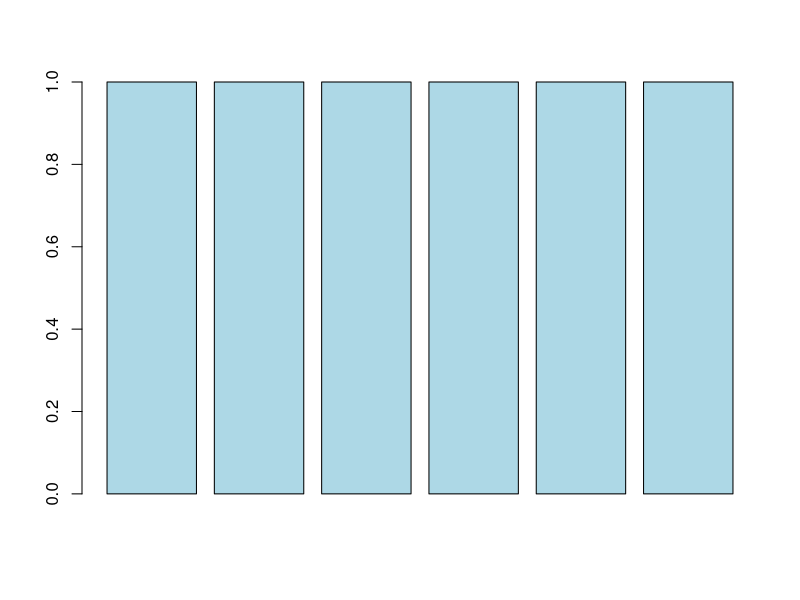
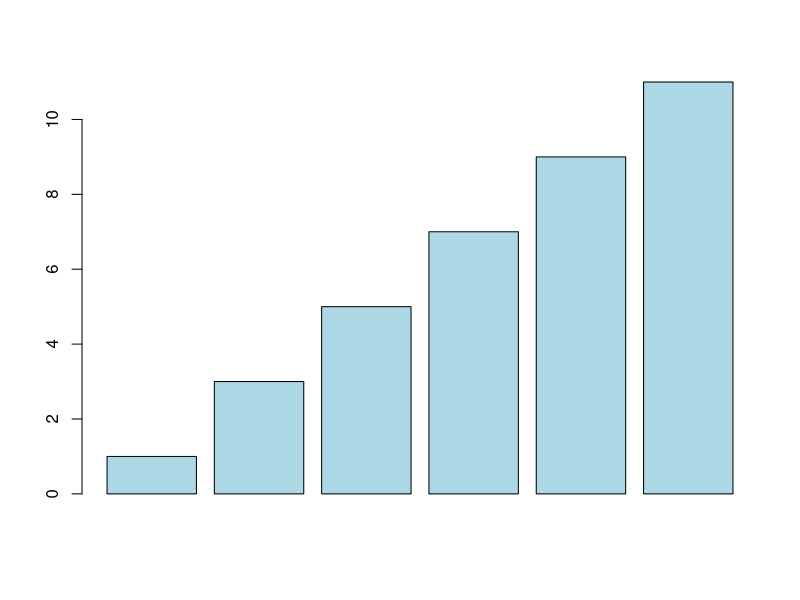
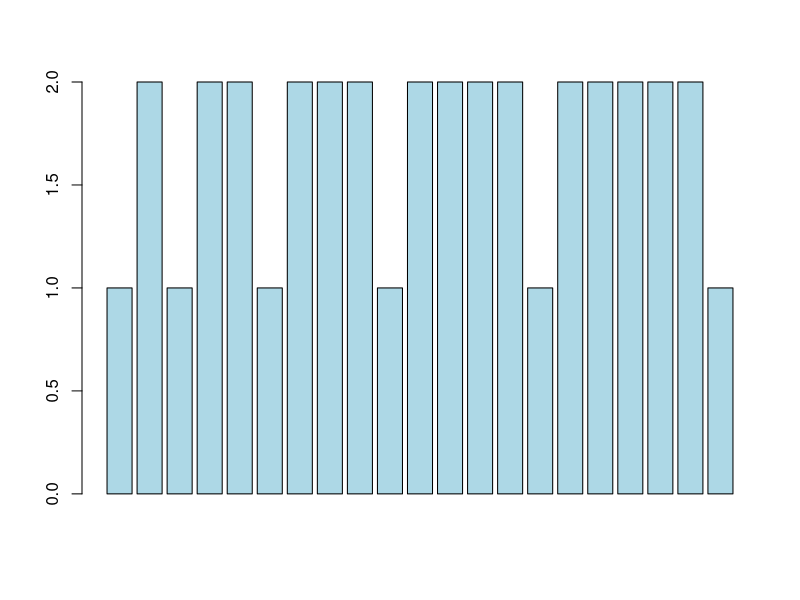
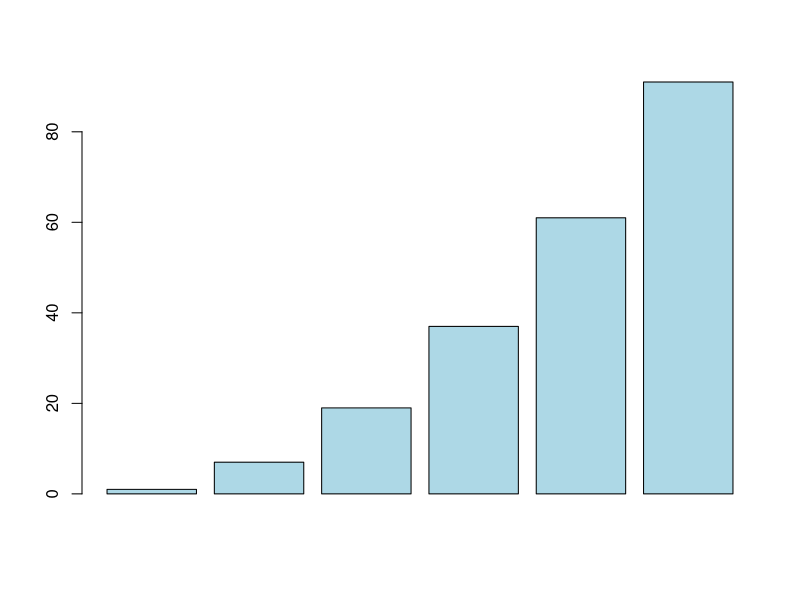
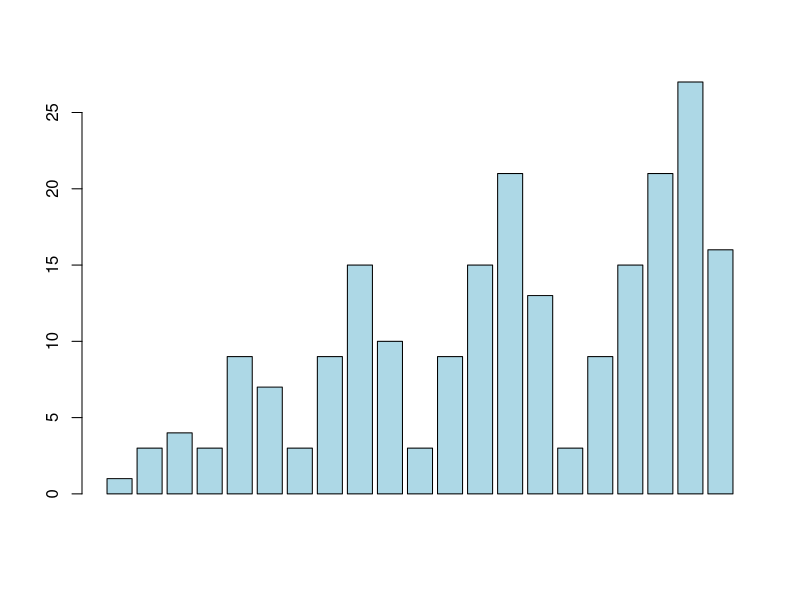
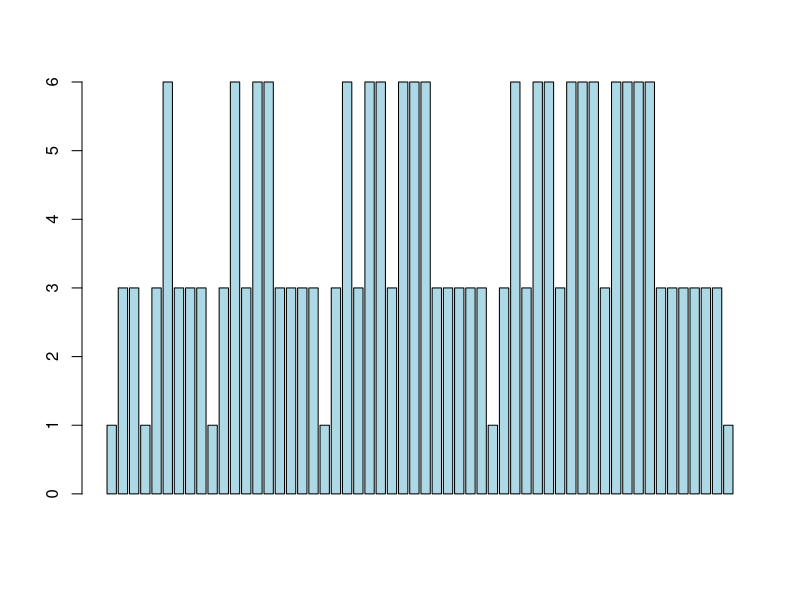
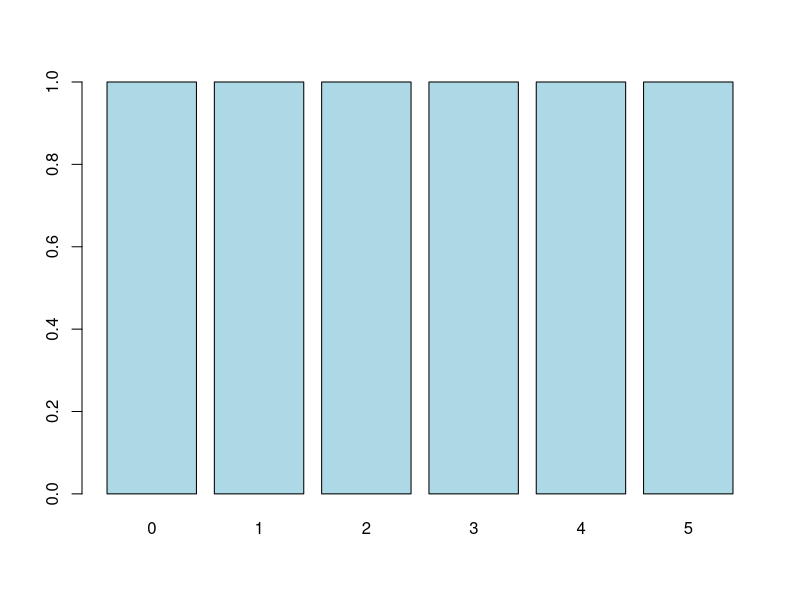
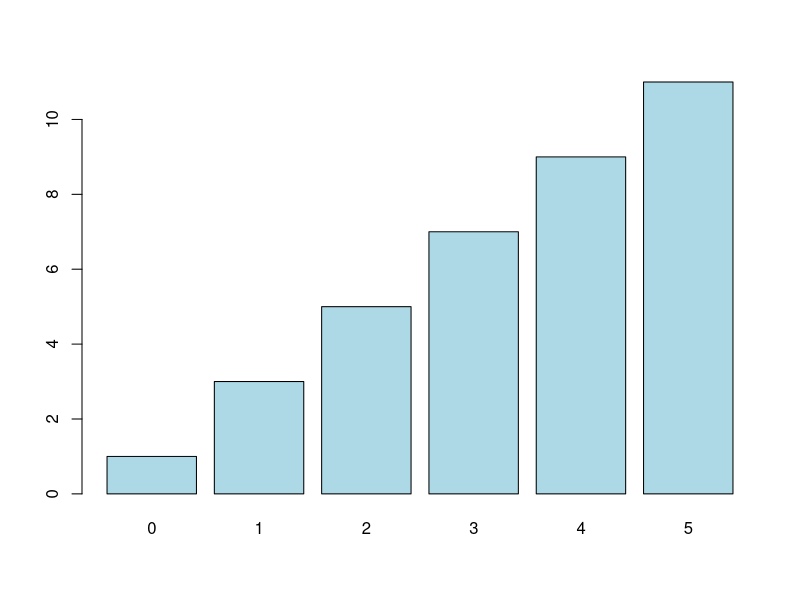

Write the R code that produced these figures, in order. (Note: this script raises an error after producing the figures.)

# Random variable X ordenado por combinaciones 1-1, 2-1, 2-2, ....

# ALL PMF GRAPHS
set.seed(1)

pmfrvX11 <- c(1, 1, 1, 1, 1, 1)
barplot(pmfrvX11, col="light blue")

pmfrvX21 <- c(1, 3, 5, 7, 9, 11)
barplot(pmfrvX21, col="light blue")

pmfrvX22 <- c(1, 2, 1, 2, 2, 1, 2, 2, 2, 1, 2, 2, 2, 2, 1, 2, 2, 2, 2, 2, 1)
barplot(pmfrvX22, col="light blue")

pmfrvX31 <- c(1, 7, 19, 37, 61, 91)
barplot(pmfrvX31, col="light blue")

pmfrvX32 <- c(1, 3, 4, 3, 9, 7, 3, 9, 15, 10, 3, 9, 15, 21, 13, 3, 9, 15, 21, 27, 16)
barplot(pmfrvX32, col="light blue")

pmfrvX33 <- c(1, 3, 3, 1, 3, 6, 3, 3, 3, 1, 3, 6, 3, 6, 6, 3, 3, 3, 3, 1, 3, 6, 3, 6, 6, 3, 6, 6, 6, 3, 3, 3, 3, 3, 1, 3, 6, 3, 6, 6, 3, 6, 6, 6, 3, 6, 6, 6, 6, 3, 3, 3, 3, 3, 3, 1)
barplot(pmfrvX33, col="light blue")

# 1-1
rvx11 <- c(0, 1, 2, 3, 4, 5)
barplot(table(rvx11), col="light blue")

#2-1
rvx21 <- c(0, 1, 1, 1, 2, 2, 2, 2, 2, 3, 3, 3, 3, 3, 3, 3, 4, 4, 4, 4, 4, 4, 4, 4, 4, 5, 5, 5, 5, 5, 5, 5, 5, 5, 5, 5)
barplot(table(rvx21), col="light blue")

#2-2
rvx22 <- c(0, 1, 1, 2, 3, 3, 4, 4, 5, 6, 6, 7, 7, 8, 8, 9, 10, 10, 11, 11, 12, 12, 13, 13, 14, 15, 15, 16, 16, 17, 17, 18, 18, 19, 19, 20)
barplot(table(rvx22), col="light blue")

#3-2
barplot(table(rvx31), col="light blue")

rvx32 <- c(0, 1, 1, 1, 2, 2, 2, 2, 3, 3, 3, 4, 4, 4, 4, 4, 4, 4, 4, 4, 5, 5, 5, 5, 5, 5, 5, 6, 6, 6, 7, 7, 7, 7, 7, 7, 7, 7, 7, 8, 8, 8, 8, 8, 8, 8, 8, 8, 8, 8, 8, 8, 8, 8, 9, 9, 9, 9, 9, 9, 9, 9, 9, 9, 10, 10, 10, 11, 11, 11, 11, 11, 11, 11, 11, 11, 12, 12, 12, 12, 12, 12, 12, 12, 12, 12, 12, 12, 12, 12, 12, 13, 13, 13, 13, 13, 13, 13, 13, 13, 13, 13, 13, 13, 13, 13, 13, 13, 13, 13, 13, 13, 14, 14, 14, 14, 14, 14, 14, 14, 14, 14, 14, 14, 14, 15, 15, 15, 16, 16, 16, 16, 16, 16, 16, 16, 16, 17, 17, 17, 17, 17, 17, 17, 17, 17, 17, 17, 17, 17, 17, 17, 18, 18, 18, 18, 18, 18, 18, 18, 18, 18, 18, 18, 18, 18, 18, 18, 18, 18, 18, 18, 18, 19, 19, 19, 19, 19, 19, 19, 19, 19, 19, 19, 19, 19, 19, 19, 19, 19, 19, 19, 19, 19, 19, 19, 19, 19, 19, 19, 20, 20, 20, 20, 20, 20, 20, 20, 20, 20, 20, 20, 20, 20, 20, 20)
barplot(table(rvx32), col="light blue")

#3-3
rvx33 <- c(0, 1, 1, 1, 2, 2, 2, 3, 4, 4, 4, 5, 5, 5, 5, 5, 5, 6, 6, 6, 7, 7, 7, 8, 8, 8, 9, 10, 10, 10, 11, 11, 11, 11, 11, 11, 12, 12, 12, 13, 13, 13, 13, 13, 13, 14, 14, 14, 14, 14, 14, 15, 15, 15, 16, 16, 16, 17, 17, 17, 18, 18, 18, 19, 20, 20, 20, 21, 21, 21, 21, 21, 21, 22, 22, 22, 23, 23, 23, 23, 23, 23, 24, 24, 24, 24, 24, 24, 25, 25, 25, 26, 26, 26, 26, 26, 26, 27, 27, 27, 27, 27, 27, 28, 28, 28, 28, 28, 28, 29, 29, 29, 30, 30, 30, 31, 31, 31, 32, 32, 32, 33, 33, 33, 34, 35, 35, 35, 36, 36, 36, 36, 36, 36, 37, 37, 37, 38, 38, 38, 38, 38, 38, 39, 39, 39, 39, 39, 39, 40, 40, 40, 41, 41, 41, 41, 41, 41, 42, 42, 42, 42, 42, 42, 43, 43, 43, 43, 43, 43, 44, 44, 44, 45, 45, 45, 45, 45, 45, 46, 46, 46, 46, 46, 46, 47, 47, 47, 47, 47, 47, 48, 48, 48, 48, 48, 48, 49, 49, 49, 50, 50, 50, 51, 51, 51, 52, 52, 52, 53, 53, 53, 54, 54, 54, 55)
barplot(table(rvx33), col="light blue")

pmfrvX43 <- c(1, 4, 6, 5, 4, 12, 16, 6, 18, 9, 4, 12, 16, 12, 36, 28, 6, 18, 30, 13, 4, 12, 16, 12, 36, 28, 12, 36, 60, 40, 6, 18, 30, 42, 17, 4, 12, 16, 12, 36, 28, 12, 36, 60, 40, 12, 36, 60, 84, 52, 6, 18, 30, 42, 54, 21)
barplot(pmfrvX43, col="light blue")

#4-2
cumsumrvX42 <- c(0, 1, 5, 16, 20, 48, 81, 85, 113, 189, 256, 260, 288, 364, 512, 625, 629, 657, 733, 881, 1125, 1296, 1296) / 1296
plot(cumsumrvX42, type='s', add=TRUE)
barplot(cumsumrvX42, col="light blue")

#4-3
plot(cumsumrvX43, type='s')
barplot(table(cumsumrvX43), col="light blue")

#4-4
barplot(table(cumsumrvX44), col="light blue")


#5-4
pmfrvX54 <- c(1, 5, 10, 10, 6, 5, 20, 30, 25, 10, 30, 40, 10, 30, 11, 5, 20, 30, 25, 20, 60, 80, 30, 90, 45, 10, 30, 40, 30, 90, 70, 10, 30, 50, 16, 5, 20, 30, 25, 20, 60, 80, 30, 90, 45, 20, 60, 80, 60, 180, 140, 30, 90, 150, 65, 10, 30, 40, 30, 90, 70, 30, 90, 150, 100, 10, 30, 50, 70, 21, 5, 20, 30, 25, 20, 60, 80, 30, 90, 45, 20, 60, 80, 60, 180, 140, 30, 90, 150, 65, 20, 60, 80, 60, 180, 140, 60, 180, 300, 200, 30, 90, 150, 210, 85, 10, 30, 40, 30, 90, 70, 30, 90, 150, 100, 30, 90, 150, 210, 130, 10, 30, 50, 70, 90, 26)
barplot(pmfrvX54, col="light blue")


#7-5
x75 <- c(0, 1, 2, 3, 4, 5, 6, 7, 8, 9, 10, 11, 12, 13, 14, 15, 16, 17, 18, 19, 20, 21, 22, 23, 24, 25, 26, 27, 28, 29, 30, 31, 32, 33, 34, 35, 36, 37, 38, 39, 40, 41, 42, 43, 44, 45, 46, 47, 48, 49, 50, 51, 52, 53, 54, 55, 56, 57, 58, 59, 60, 61, 62, 63, 64, 65, 66, 67, 68, 69, 70, 71, 72, 73, 74, 75, 76, 77, 78, 79, 80, 81, 82, 83, 84, 85, 86, 87, 88, 89, 90, 91, 92, 93, 94, 95, 96, 97, 98, 99, 100, 101, 102, 103, 104, 105, 106, 107, 108, 109, 110, 111, 112, 113, 114, 115, 116, 117, 118, 119, 120, 121, 122, 123, 124, 125, 126, 127, 128, 129, 130, 131, 132, 133, 134, 135, 136, 137, 138, 139, 140, 141, 142, 143, 144, 145, 146, 147, 148, 149, 150, 151, 152, 153, 154, 155, 156, 157, 158, 159, 160, 161, 162, 163, 164, 165, 166, 167, 168, 169, 170, 171, 172, 173, 174, 175, 176, 177, 178, 179, 180, 181, 182, 183, 184, 185, 186, 187, 188, 189, 190, 191, 192, 193, 194, 195, 196, 197, 198, 199, 200, 201, 202, 203, 204, 205, 206, 207, 208, 209, 210, 211, 212, 213, 214, 215, 216, 217, 218, 219, 220, 221, 222, 223, 224, 225, 226, 227, 228, 229, 230, 231, 232, 233, 234, 235, 236, 237, 238, 239, 240, 241, 242, 243, 244, 245, 246, 247, 248, 249, 250, 251)
y75 <- c(1, 7, 21, 35, 35, 29, 7, 42, 105, 140, 154, 21, 105, 210, 336, 35, 140, 385, 35, 245, 99, 7, 42, 105, 140, 154, 42, 210, 420, 672, 105, 420, 1155, 140, 980, 511, 21, 105, 210, 336, 105, 420, 1155, 210, 1470, 1071, 35, 140, 385, 140, 980, 1155, 35, 245, 665, 211, 7, 42, 105, 140, 154, 42, 210, 420, 672, 105, 420, 1155, 140, 980, 511, 42, 210, 420, 672, 210, 840, 2310, 420, 2940, 2142, 105, 420, 1155, 420, 2940, 3465, 140, 980, 2660, 1078, 21, 105, 210, 336, 105, 420, 1155, 210, 1470, 1071, 105, 420, 1155, 420, 2940, 3465, 210, 1470, 3990, 2226, 35, 140, 385, 140, 980, 1155, 140, 980, 2660, 2345, 35, 245, 665, 1295, 365, 7, 42, 105, 140, 154, 42, 210, 420, 672, 105, 420, 1155, 140, 980, 511, 42, 210, 420, 672, 210, 840, 2310, 420, 2940, 2142, 105, 420, 1155, 420, 2940, 3465, 140, 980, 2660, 1078, 42, 210, 420, 672, 210, 840, 2310, 420, 2940, 2142, 210, 840, 2310, 840, 5880, 6930, 420, 2940, 7980, 4452, 105, 420, 1155, 420, 2940, 3465, 420, 2940, 7980, 7035, 140, 980, 2660, 5180, 1855, 21, 105, 210, 336, 105, 420, 1155, 210, 1470, 1071, 105, 420, 1155, 420, 2940, 3465, 210, 1470, 3990, 2226, 105, 420, 1155, 420, 2940, 3465, 420, 2940, 7980, 7035, 210, 1470, 3990, 7770, 3801, 35, 140, 385, 140, 980, 1155, 140, 980, 2660, 2345, 140, 980, 2660, 5180, 3955, 35, 245, 665, 1295, 2135, 561)
barplot(y75, col="light blue")
